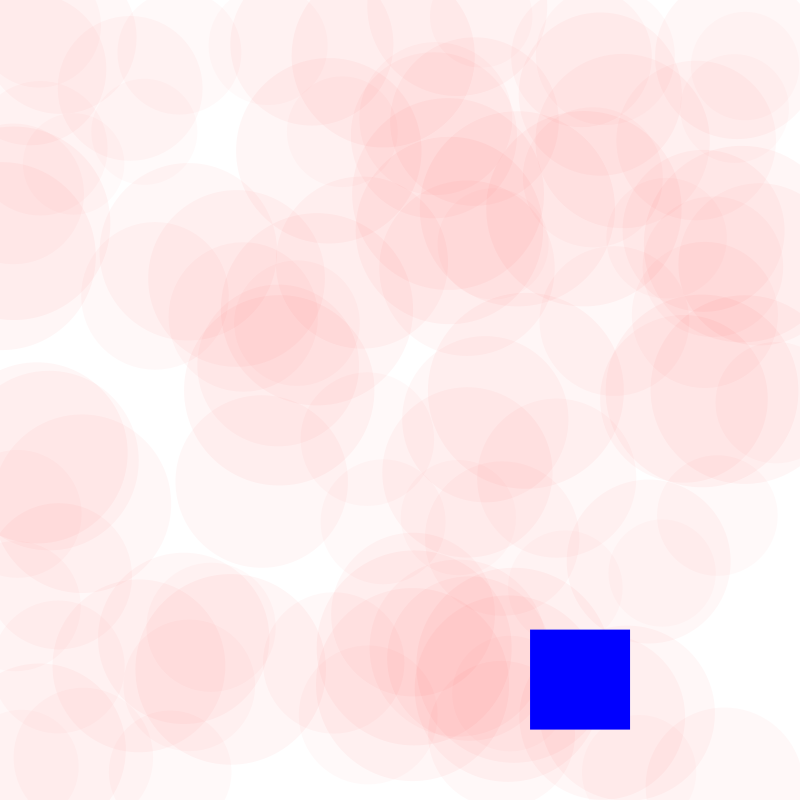
Frame 1 (no input)
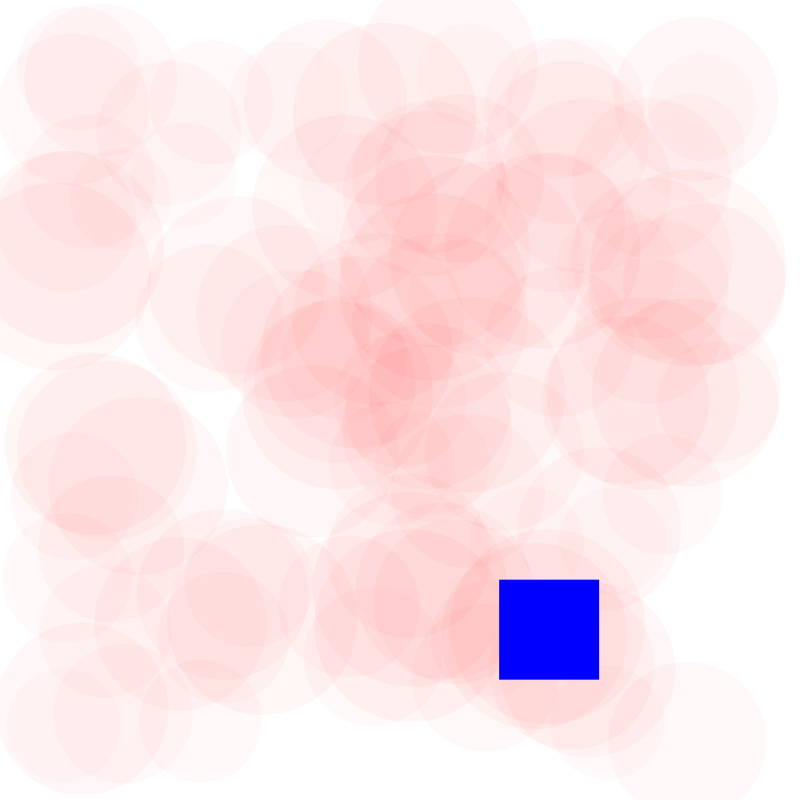
Frame 60 (the mouse pressed at the canvas centre just before this capture)
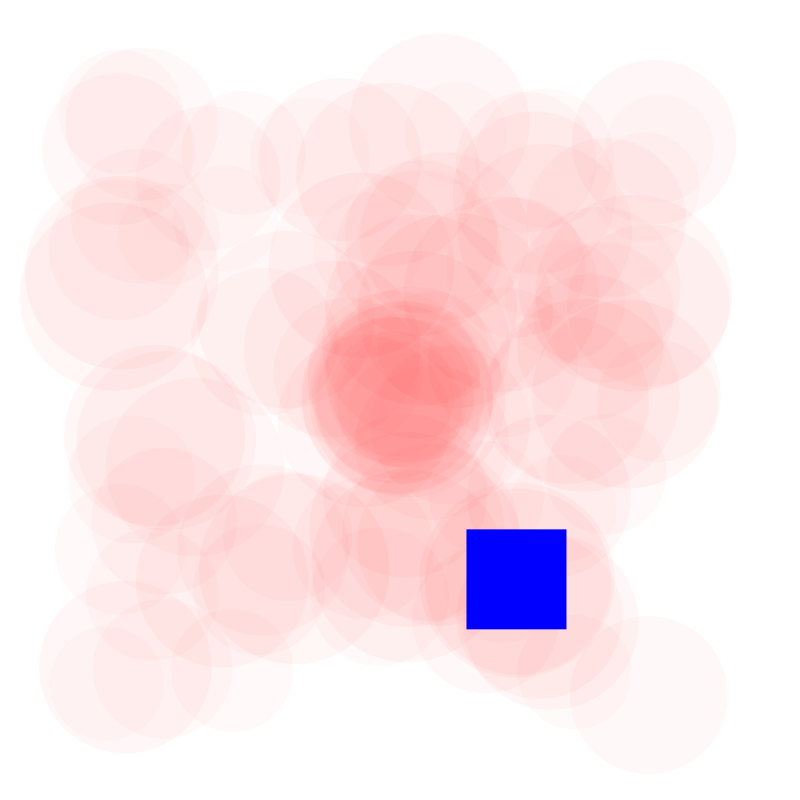
Frame 120 (the mouse held since frame 60 and released just before this capture)

The Processing sketch that drew these frames (run headless with seeded random() and noise(); from frame 60 on, the mouse is pressed at the canvas centre):

// Processing sketch: Circles
// ── Circles.pde
Circle[] circles;
Rect rect;
color acolor;

void setup() {
  size(800, 800);
  circles = new Circle[100];
  for (int i = 0; i < 100; i++) {
    PVector pos = new PVector(random(width), random(height));
    circles[i] = new Circle(pos, random(50, 100), 0.1);
  }
  rect = new Rect(new PVector(random(width), random(height)), 50, 0.2);
}
void draw() {
  background(255, 10);
  for (int i = 0; i < 100; i++) {
    PVector force = new PVector(0, 0);
    force.x = ((width/2)-circles[i].pos.x);
    force.y = ((height/2) - circles[i].pos.y);
    force.normalize();
    force = intersectRect(i, force);
    circles[i].changeDir(force);
    circles[i].move();
    circles[i].draw();
  }
  PVector force = new PVector(0, 0);
    force.x = ((width/2)-rect.pos.x);
    force.y = ((height/2) - rect.pos.y);
    force.normalize();

  rect.changeDir(force);
  rect.move();
  rect.draw();
}
PVector intersectRect(int index, PVector force) {
  PVector newforce = force;


  if (distance(this.rect.pos, this.circles[index].pos) < this.circles[index].radius) {
    PVector dir = PVector.sub( this.rect.pos, this.circles[index].pos);
    dir.normalize();
    newforce.add(dir).mult(100);
  }

  return newforce;
}
PVector intersect(int index, PVector force) {
  PVector newforce = force;
  for (int i = 0; i < 100; i++) {
    if (i != index) {
      if (distance(this.circles[i].pos, this.circles[index].pos) < this.circles[index].radius) {
        PVector dir = PVector.sub(this.circles[index].pos, this.circles[i].pos);
        dir.normalize();
        newforce.add(dir).mult(5);
        //newforce.normalize();
        break;
      }
    }
  }
  return newforce;
}
float distance(PVector a, PVector b) {
  return dist(a.x, a.y, b.x, b.y);
}
// ── Circle.pde
class Circle{
  PVector pos;
  float radius;
  PVector dir;
  float speed;
  Circle(PVector pos, float radius, float speed){
    this.pos = pos;
    this.radius = radius;
    this.dir = PVector.random2D();
    this.speed = speed;
  }
  void move(){
    this.pos.add(this.dir);
  }
  void changeDir(PVector force){
    this.dir.add(force);
    this.dir.normalize();
  }
  void draw(){
    acolor = color(255,0,0,this.radius/10);
    fill(acolor);
    noStroke();
    pushMatrix();
    translate(this.pos.x, this.pos.y);
    ellipse(0,0,this.radius*2, this.radius*2);
    popMatrix();
  }
}
// ── Rect.pde
class Rect{
  PVector pos;
  float radius;
  PVector dir;
  float speed;
  Rect(PVector pos, float radius, float speed){
    this.pos = pos;
    this.radius = radius;
    this.dir = PVector.random2D();
    this.speed = speed;
  }
  void move(){
    this.pos.add(this.dir);
  }
  void changeDir(PVector force){
    this.dir.add(force);
    this.dir.normalize();
  }
  void draw(){
    rectMode(CENTER);
    acolor = color(0,0,255);
    fill(acolor);
    noStroke();
    pushMatrix();
    translate(this.pos.x, this.pos.y);
    rect(0,0,this.radius*2, this.radius*2);
    popMatrix();
  }
}
